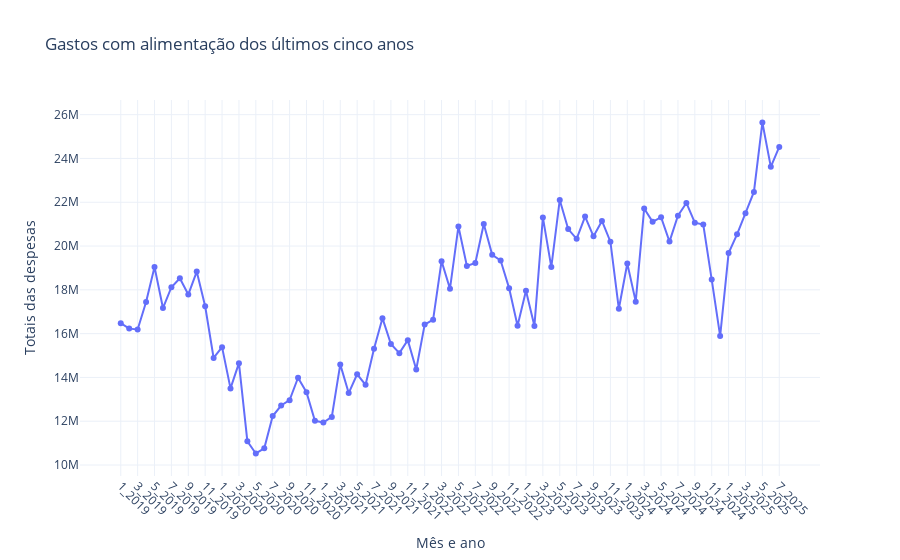

Notebook code cell kept with this figure:
### Code cell
def grafico_base(titulo):
    return px.line(
        mmm_marinha,
        x = 'mes',
        y = 'totais_balanco_paiol_despesa',
        labels = {
            'mes': 'Mês e ano',
            'totais_balanco_paiol_despesa': 'Totais das despesas'
        },
        title = titulo
    )

fig = grafico_base('Gastos com alimentação dos últimos cinco anos')

fig.update_traces(mode='lines+markers', line=dict(width=2))
fig.update_xaxes(tickangle=45)
fig.update_layout(
    template='plotly_white',
    hovermode='x unified'
    )

fig.show()

### Figure 1 — Plotly figure (JSON) as saved in the notebook; plotly's stock layout.template omitted (floating-point values rounded to 4 significant figures)
{"data": [{"hovertemplate": "Mês e ano=%{x}<br>Totais das despesas=%{y}<extra></extra>", "legendgroup": "", "line": {"color": "#636efa", "dash": "solid", "width": 2}, "marker": {"symbol": "circle"}, "mode": "lines+markers", "name": "", "orientation": "v", "showlegend": false, "type": "scatter", "x": ["1_2019", "2_2019", "3_2019", "4_2019", "5_2019", "6_2019", "7_2019", "8_2019", "9_2019", "10_2019", "11_2019", "12_2019", "1_2020", "2_2020", "3_2020", "4_2020", "5_2020", "6_2020", "7_2020", "8_2020", "9_2020", "10_2020", "11_2020", "12_2020", "1_2021", "2_2021", "3_2021", "4_2021", "5_2021", "6_2021", "7_2021", "8_2021", "9_2021", "10_2021", "11_2021", "12_2021", "1_2022", "2_2022", "3_2022", "4_2022", "5_2022", "6_2022", "7_2022", "8_2022", "9_2022", "10_2022", "11_2022", "12_2022", "1_2023", "2_2023", "3_2023", "4_2023", "5_2023", "6_2023", "7_2023", "8_2023", "9_2023", "10_2023", "11_2023", "12_2023", "1_2024", "2_2024", "3_2024", "4_2024", "5_2024", "6_2024", "7_2024", "8_2024", "9_2024", "10_2024", "11_2024", "12_2024", "1_2025", "2_2025", "3_2025", "4_2025", "5_2025", "6_2025", "7_2025"], "xaxis": "x", "y": [16480000.0, 16230000.0, 16190000.0, 17440000.0, 19040000.0, 17170000.0, 18120000.0, 18530000.0, 17780000.0, 18830000.0, 17250000.0, 14890000.0, 15380000.0, 13500000.0, 14650000.0, 11080000.0, 10530000.0, 10770000.0, 12240000.0, 12720000.0, 12960000.0, 13990000.0, 13330000.0, 12020000.0, 11940000.0, 12200000.0, 14600000.0, 13290000.0, 14140000.0, 13660000.0, 15310000.0, 16710000.0, 15520000.0, 15110000.0, 15700000.0, 14360000.0, 16410000.0, 16640000.0, 19310000.0, 18050000.0, 20890000.0, 19090000.0, 19230000.0, 21010000.0, 19600000.0, 19340000.0, 18080000.0, 16360000.0, 17960000.0, 16350000.0, 21310000.0, 19040000.0, 22110000.0, 20770000.0, 20330000.0, 21350000.0, 20450000.0, 21150000.0, 20200000.0, 17130000.0, 19200000.0, 17460000.0, 21710000.0, 21100000.0, 21320000.0, 20200000.0, 21380000.0, 21970000.0, 21070000.0, 20980000.0, 18470000.0, 15890000.0, 19680000.0, 20540000.0, 21500000.0, 22470000.0, 25640000.0, 23620000.0, 24530000.0], "yaxis": "y"}], "layout": {"hovermode": "x unified", "legend": {"tracegroupgap": 0}, "title": {"text": "Gastos com alimentação dos últimos cinco anos"}, "xaxis": {"anchor": "y", "domain": [0, 1], "tickangle": 45, "title": {"text": "Mês e ano"}}, "yaxis": {"anchor": "x", "domain": [0, 1], "title": {"text": "Totais das despesas"}}}}
